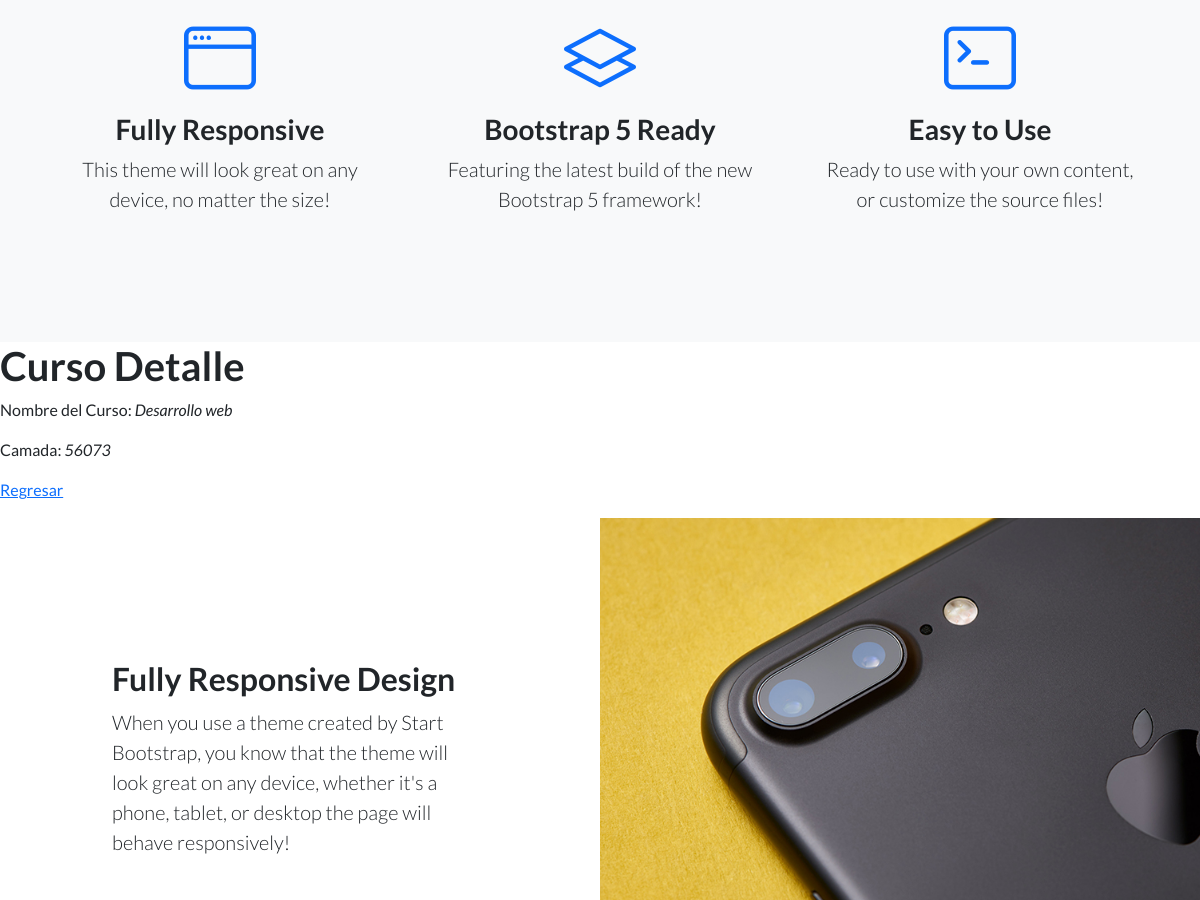
The page /AppCoder/cursos/5 (middle part) on the database as committed earlier.
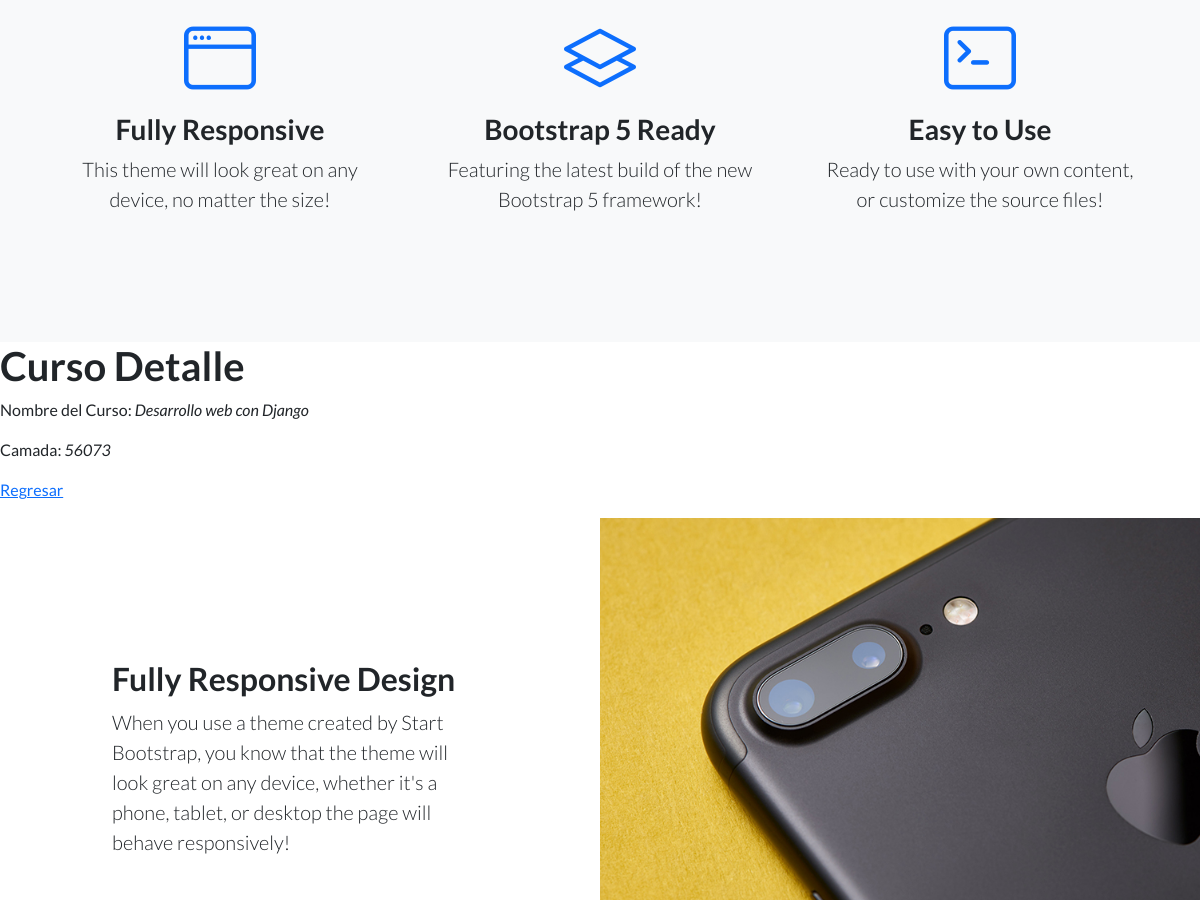
The same page on the database as committed later.
### AppCoder/models.py (models this page shows)
class Curso(models.Model):
    nombre = models.CharField(max_length=40)
    camada = models.IntegerField()

### AppCoder/views.py (the view)
# urls.py: path('cursos/<pk>', views.CursoDetailView.as_view(), name="DetalleCurso"),
class CursoDetailView(DetailView):
    model = models.Curso
    template_name = "AppCoder/curso_detalle.html"

### AppCoder/templates/AppCoder/curso_detalle.html
{% extends "AppCoder/base.html" %}
{% load static %}
{% block body %}
<h1>Curso Detalle</h1>
<p>Nombre del Curso: <i>{{curso.nombre}}</i></p>
<p>Camada: <i>{{curso.camada}}</i></p>
<p>
    <a href="{% url 'ListaCursos' %}">Regresar</a>
</p>
{% endblock body %}

Rows that differ between the two databases and show on the page:
changed Curso: nombre "Desarrollo web" → "Desarrollo web con Django"
